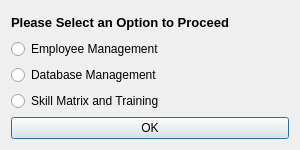
<?xml version="1.0" encoding="UTF-8"?>
<ui version="4.0">
 <class>AdminLoggedInScreen</class>
 <widget class="QDialog" name="AdminLoggedInScreen">
  <property name="geometry">
   <rect>
    <x>0</x>
    <y>0</y>
    <width>300</width>
    <height>150</height>
   </rect>
  </property>
  <property name="sizePolicy">
   <sizepolicy hsizetype="Fixed" vsizetype="Fixed">
    <horstretch>0</horstretch>
    <verstretch>0</verstretch>
   </sizepolicy>
  </property>
  <property name="minimumSize">
   <size>
    <width>300</width>
    <height>150</height>
   </size>
  </property>
  <property name="maximumSize">
   <size>
    <width>300</width>
    <height>150</height>
   </size>
  </property>
  <property name="windowTitle">
   <string>Application/Database Management</string>
  </property>
  <layout class="QGridLayout" name="gridLayout">
   <item row="0" column="0">
    <layout class="QVBoxLayout" name="verticalLayout">
     <item>
      <widget class="QLabel" name="lbl_heading">
       <property name="font">
        <font>
         <pointsize>10</pointsize>
         <weight>75</weight>
         <bold>true</bold>
        </font>
       </property>
       <property name="text">
        <string>Please Select an Option to Proceed</string>
       </property>
      </widget>
     </item>
     <item>
      <widget class="QRadioButton" name="radiobtnEmpMgnt">
       <property name="text">
        <string>Employee Management</string>
       </property>
      </widget>
     </item>
     <item>
      <widget class="QRadioButton" name="radiobtnDBMgnt">
       <property name="text">
        <string>Database Management</string>
       </property>
      </widget>
     </item>
     <item>
      <widget class="QRadioButton" name="radiobtnSkillMatrix">
       <property name="text">
        <string>Skill Matrix and Training</string>
       </property>
      </widget>
     </item>
     <item>
      <widget class="QPushButton" name="pbtnOK">
       <property name="text">
        <string>OK</string>
       </property>
      </widget>
     </item>
    </layout>
   </item>
  </layout>
 </widget>
 <resources/>
 <connections/>
</ui>
